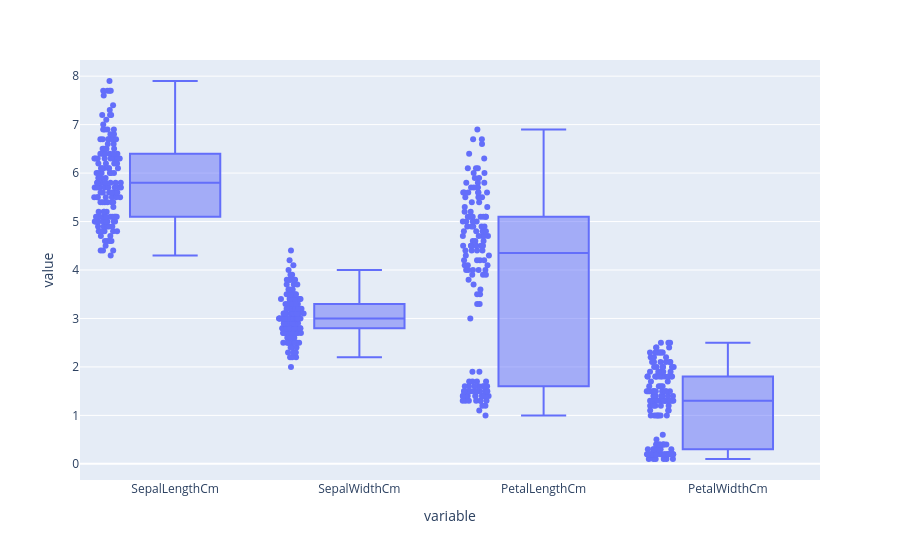

Notebook source saved alongside this figure:
### Code cell
fig = plt.box(iris_data.iloc[:,1:5], points ="all")
fig.show()

### Figure 1 — Plotly figure (JSON) as saved in the notebook; plotly's stock layout.template omitted (floating-point values rounded to 4 significant figures; data arrays with more than 128 entries replaced by an {"elided": "..."} marker saying what was removed)
{"data": [{"alignmentgroup": "True", "boxpoints": "all", "hovertemplate": "variable=%{x}<br>value=%{y}<extra></extra>", "legendgroup": "", "marker": {"color": "#636efa"}, "name": "", "notched": false, "offsetgroup": "", "orientation": "v", "showlegend": false, "type": "box", "x": {"elided": "608 str values"}, "x0": " ", "xaxis": "x", "y": {"elided": "608 float values"}, "y0": " ", "yaxis": "y"}], "layout": {"boxmode": "group", "legend": {"tracegroupgap": 0}, "margin": {"t": 60}, "xaxis": {"anchor": "y", "domain": [0, 1], "title": {"text": "variable"}}, "yaxis": {"anchor": "x", "domain": [0, 1], "title": {"text": "value"}}}}
